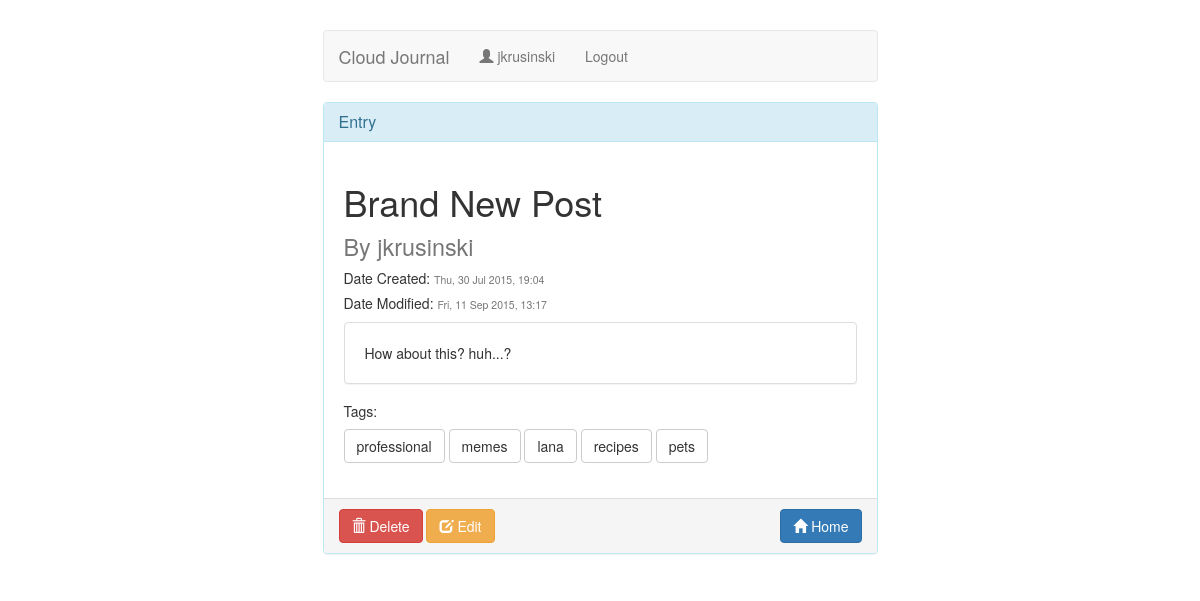
The app's page /view_post.php?postid=14 (signed in) with its own data.
### tables this page shows
CREATE TABLE `posts` (
  `id` int(11) NOT NULL AUTO_INCREMENT,
  `title` text,
  `author` text,
  `date` text,
  `date_mod` text,
  `contents` text,
  PRIMARY KEY (`id`)
);

### db_info.php (called while the page is built, shortened)
<?php
$db = new mysqli('localhost', 'root', 'root', 'my_blog');
class Post {
    public function __construct($pID, $pTitle, $pAuthor, $pDate, $pMod, $pBody, $pTags, $gTags) {
        $this->pID = $pID;
        $this->pTitle = $pTitle;
        $this->pAuthor = $pAuthor;
        $this->pDate = $pDate;
        $this->pMod = $pMod;
        $this->pBody = $pBody;
        $this->pTags = $pTags;
    }
}
function grab_post_tags($post_id) {
    global $db;
    $tag_array = array();
    $select_tag = $db->prepare('SELECT tags.id, tags.tag FROM tags, posts, posts_to_tags WHERE posts.id = posts_to_tags.post_id AND tags.id = posts_to_tags.tag_id AND posts.id = ?');
    $select_tag->bind_param('i', $post_id);
    $select_tag->execute();
    $select_tag->bind_result($id, $tag);
    while($select_tag->fetch()){
        $tag_array[$id] = $tag;
    }
    return $tag_array;
}
function grab_all_tags() {
    global $db;
    $tag_array = array();
    $lg_query = 'SELECT tags.id, tags.tag ';
    $lg_query .= 'FROM posts, tags, posts_to_tags ';
    $lg_query .= 'WHERE posts.id = posts_to_tags.post_id ';
    $lg_query .= 'AND tags.id = posts_to_tags.tag_id ';
    $lg_query .= 'AND posts.author = ?';
    $grab_query = $db->prepare($lg_query);
    $grab_query->bind_param('s', $_SESSION['user']);
    $grab_query->execute();
    $grab_query->bind_result($id, $tag);
    while($grab_query->fetch()) {
        $tag_array[$id] = $tag;
    }
    return $tag_array;
}
function grab_post($post_id) {
    global $db;
    $pTags = grab_post_tags($post_id);
    $gTags = grab_all_tags();
    $select_post = $db->prepare('SELECT title, author, date, date_mod, contents FROM posts WHERE id=?');
    $select_post->bind_param('i', $post_id);
    $select_post->execute();
    $select_post->bind_result($title, $author, $date, $date_mod, $contents);
    $newPost = new Post($post_id, $title, $author, $date, $date_mod, $contents, $pTags, $gTags);
    return $newPost;
}

### view_post.php (the view, shortened to what this page needs)
<?php
include_once('db_info.php');
$post = grab_post($_GET['postid']);
?>
<!DOCTYPE html>
<html>
<head>
    <link href="bootstrap/css/bootstrap.css" rel="stylesheet"/>
    <link href="style.css" type="text/css" rel="stylesheet"/>
</head>
<body>
<div class="container">
    <div class="row">
        <div class="hidden-xs col-sm-2 col-md-3">&nbsp</div>
        <div class="col-xs-12 col-sm-8 col-md-6">
            <nav class="navbar navbar-default">
                <div class="container-fluid">
                    <div class="navbar-header">
                        <a class="navbar-brand" href="#">Cloud Journal</a>
                    </div>
                    <div class="collapse navbar-collapse" id="bs-example-navbar-collapse-1">
                        <p class="navbar-text hidden-sm">
                            <span class="glyphicon glyphicon-user" aria-hidden="true"></span>
                            <?php echo $_SESSION['user']; ?>
                        </p>
                        <ul class="nav navbar-nav hidden-sm">
                            <li><a href="user/logout.php">Logout</a></li>
                        </ul>
                    </div>
                </div>
            </nav>
        </div>
        <div class="hidden-xs col-sm-2 col-md-3">&nbsp</div>
    </div>
    <div class="row">
        <div class="hidden-xs col-sm-2 col-md-3">&nbsp</div>
        <div class="col-xs-12 col-sm-8 col-md-6">
            <div class="panel panel-info" id="view-panel">
                <div class="panel-heading">
                    <h1 class="panel-title">Entry</h1>
                </div>
                <div class="panel-body">
                    <h1><?php echo $post->pTitle; ?><br/>
                        <small>By <?php echo $post->pAuthor; ?></small>
                    </h1>
                    <h5>Date Created:
                        <small><?php echo $post->pDate; ?></small>
                    </h5>
                    <?php
                    if ($post->pMod != '') { ?>
                        <h5>Date Modified:
                            <small><?php echo $post->pMod; ?></small>
                        </h5>
                    <?php } ?>
                    <div class="panel panel-default">
                        <div class="panel-body">
                            <?php echo $post->pBody; ?>
                        </div>
                    </div>
                    <h5>Tags:</h5>
                    <ul id="view-tags">
                        <?php
                        foreach ($post->pTags as $i) { ?>
                            <li class="btn btn-default"><?php echo $i; ?></li>
                        <?php } ?>
                    </ul>
                </div>
                <div class="panel-footer">
                    <button class="btn btn-danger post-delete" data-post-id="<?php echo $post->pID; ?>">
                        <span class="glyphicon glyphicon-trash" aria-hidden="true"></span> Delete
                    </button>
                    <a href="edit_post.php?postid=<?php echo $post->pID; ?>" class="btn btn-warning">
                        <span class="glyphicon glyphicon-edit" aria-hidden="true"></span> Edit
                    </a>
                    <a href="index.php" class="btn btn-primary pull-right">
                        <span class="glyphicon glyphicon-home" aria-hidden="true"></span> Home
                    </a>
                </div>
            </div>
        </div>
        <div class="hidden-xs col-sm-2 col-md-3">&nbsp</div>
    </div>
</div>
</body>
</html>

### style.css (style rules this page uses)
#view-panel { padding: 0; }
#view-panel .panel-body { padding: 20px; }
#view-tags { padding: 0; }
#view-tags li { margin-bottom: 5px; }
nav { margin: 30px auto 0 auto; }

### records on screen
posts: title "Brand New Post", author "jkrusinski", date "Thu, 30 Jul 2015, 19:04", date_mod "Fri, 11 Sep 2015, 13:17", contents "How about this? huh...?"

### other values on screen
$_SESSION['user'] "jkrusinski"
$i "professional"
$i "memes"
$i "lana"
$i "recipes"
$i "pets"
